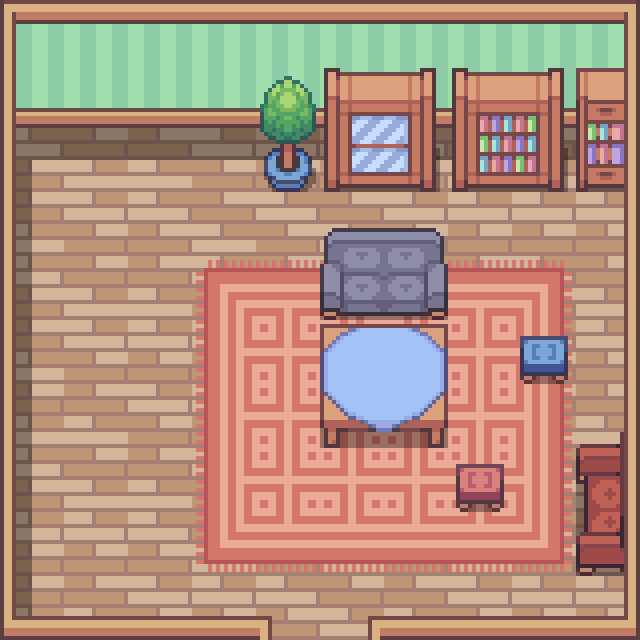

Tiled map render using the project's own tile images. Description and the whole map definition, tile-layer contents included, below:
An orthogonal 10x10 tile map with 64x64 px tiles, 4 tile layers (bg, wallpaper, collidable tiles, decoration), 4 tilesets and 9 objects.

<map version="1.10" tiledversion="1.11.2" orientation="orthogonal" renderorder="right-down" width="10" height="10" tilewidth="64" tileheight="64" infinite="0" nextlayerid="11" nextobjectid="12">
 <tileset firstgid="1" source="TileSets/wallpapers.tsx" />
 <tileset firstgid="97" source="TileSets/floorTIles.tsx" />
 <tileset firstgid="169" source="TileSets/beds.tsx" />
 <tileset firstgid="173" source="TileSets/indoorDeco.tsx" />
 <layer id="1" name="bg" width="10" height="10">
  <properties>
   <property name="group" value="below" />
  </properties>
  <data encoding="csv">
0,0,0,0,0,0,0,0,0,0,
0,0,0,0,0,0,0,0,0,0,
121,146,146,122,122,122,122,146,146,122,
153,137,137,138,137,138,137,137,137,137,
129,138,138,137,138,137,137,138,137,138,
153,137,137,137,138,137,137,138,137,137,
153,138,137,137,137,137,138,138,138,138,
129,138,138,137,138,137,138,137,137,138,
129,137,137,138,137,138,137,138,137,138,
153,138,137,137,137,138,138,137,137,137
</data>
 </layer>
 <layer id="5" name="wallpaper" width="10" height="10">
  <properties>
   <property name="group" value="below" />
  </properties>
  <data encoding="csv">
35,3,3,3,3,3,3,3,3,19,
43,11,11,11,11,11,11,11,11,27,
0,0,0,0,0,0,0,0,0,0,
0,0,0,0,0,0,0,0,0,0,
0,0,0,269,270,270,270,270,271,0,
0,0,0,277,278,278,278,278,279,0,
0,0,0,277,278,278,278,278,279,0,
0,0,0,277,278,278,278,278,279,0,
0,0,0,285,286,286,286,286,287,0,
0,0,0,0,0,0,0,0,0,0
</data>
 </layer>
 <objectgroup id="6" name="Objects">
  <properties>
   <property name="group" value="objects" />
  </properties>
  <object id="10" gid="169" x="15.3333" y="268" width="128" height="192" />
 </objectgroup>
 <objectgroup id="10" name="dialog">
  <properties>
   <property name="group" value="dialog" />
  </properties>
  <object id="11" x="159" y="166" width="54" height="58">
   <properties>
    <property name="auto" type="bool" value="true" />
    <property name="iD" type="int" value="1" />
    <property name="kill" type="bool" value="true" />
    <property name="text">Welcome to Fakemon
,It's your first day in a new town.
You and your Mightyena need to explore
and find your place in this new land.
,Head down to the village center to speak to
the Fakemon Hospital director about how
this town is run.</property>
   </properties>
  </object>
 </objectgroup>
 <layer id="9" name="collidable tiles" width="10" height="10">
  <properties>
   <property name="group" value="collision" />
  </properties>
  <data encoding="csv">
0,0,0,0,0,0,0,0,0,0,
0,0,0,0,209,176,177,173,174,190,
0,0,0,0,217,184,185,181,182,198,
0,0,0,0,0,289,290,0,0,0,
0,0,0,0,0,297,298,0,0,0,
0,0,0,0,0,192,193,0,204,0,
0,0,0,0,0,200,201,0,0,318,
0,0,0,0,0,0,0,275,0,326,
0,0,0,0,0,0,0,0,0,334,
0,0,0,0,0,0,0,0,0,0
</data>
 </layer>
 <layer id="4" name="decoration" width="10" height="10">
  <properties>
   <property name="group" value="" />
  </properties>
  <data encoding="csv">
97,98,98,98,98,98,98,98,98,99,
105,0,0,0,0,0,0,0,0,107,
105,0,0,0,0,0,0,0,0,107,
105,0,0,0,0,0,0,0,0,107,
105,0,0,0,0,0,0,0,0,107,
105,0,0,0,0,0,0,0,0,107,
105,0,0,0,0,0,0,0,0,107,
105,0,0,0,0,0,0,0,0,107,
105,0,0,0,0,0,0,0,0,107,
113,114,114,114,101,100,114,114,114,115
</data>
 </layer>
 <objectgroup id="7" name="collisions">
  <properties>
   <property name="group" value="collisions" />
  </properties>
  <object id="1" x="-77.6667" y="-2.66667" width="789.333" height="85.3333" />
  <object id="2" x="-65.6667" y="-27.3333" width="68.6667" height="720.333" />
  <object id="3" x="-29.6667" y="617.333" width="282.958" height="45.6667" />
  <object id="4" x="629.667" y="-12.6667" width="84" height="655.667" />
  <object id="6" x="221.333" y="633.333" width="201.333" height="58.6667" />
  <object id="7" x="386.667" y="618.667" width="350.667" height="62.6667" />
 </objectgroup>
 <objectgroup id="8" name="transition">
  <properties>
   <property name="group" value="transitionm" />
  </properties>
  <object id="9" x="265" y="616" width="110" height="16">
   <properties>
    <property name="dest" value="main" />
    <property name="pos" value="1980,2352" />
   </properties>
  </object>
 </objectgroup>
</map>
